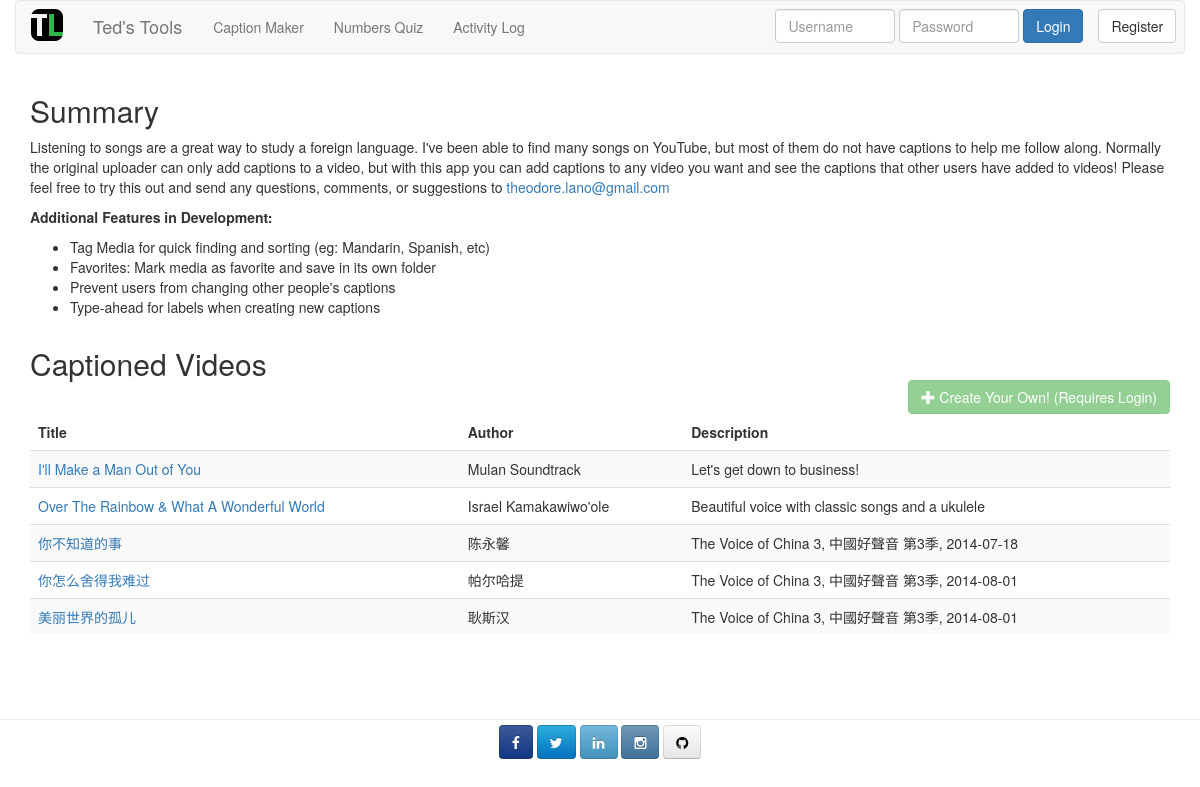
Screenshot of /caption_maker/media_list with the database file from the repository.
### caption_maker/models.py (models this page shows, shortened)
class Media(models.Model):
    media_type = models.CharField(max_length = 8)
    reference_id = models.CharField(max_length = 32)
    title = models.CharField(max_length=255)
    author = models.CharField(null=True, max_length=32)
    description = models.TextField(null=True)
    start_time = models.DecimalField(null=True, max_digits=6, decimal_places=1)
    end_time = models.DecimalField(null=True, max_digits=6, decimal_places=1)
    is_active = models.BooleanField(default=True)
    created_at = models.DateTimeField(auto_now_add=True)
    created_by = models.ForeignKey(User)
    class Meta:
        ordering = ['title',]

### caption_maker/views.py (the view)
def media_list(request):
    media_list = Media.objects.all()
    if request.user.is_authenticated():
        favorite_media_ids = FavoriteMedia.objects.filter(user=request.user).values_list('media_id', flat=True)
    else:
        favorite_media_ids = []
    response = {
        'media_list': media_list,
        'favorite_media_ids': favorite_media_ids
    }
    return render(request, 'caption_maker/media_list.html', response)

### caption_maker/templates/caption_maker/media_list.html (shortened to what this page needs)
{% extends "base.html" %}
{% load static %}
{% load crispy_forms_tags %}
{% block css %}
<link rel="stylesheet" type="text/css" href="{% static 'caption_maker/css/media_list.css' %}">
{% endblock %}
{% block content %}
<h2>Summary</h2>
<p>
  Listening to songs are a great way to study a foreign language.  I've been able to find many songs on YouTube,
  but most of them do not have captions to help me follow along.  Normally the original uploader can only add
  captions to a video, but with this app you can add captions to any video you want and see the captions that
  other users have added to videos!  Please feel free to try this out and send any questions, comments, or
  suggestions to
  <a href="mailto:theodore.lano@gmail.com?Subject=Caption%20Maker%20Comment" target="_top">
    theodore.lano@gmail.com
  </a>
</p>
<p>
  <strong>Additional Features in Development:</strong><br/>
  <ul>
    <li>Tag Media for quick finding and sorting (eg: Mandarin, Spanish, etc)</li>
    <li>Favorites: Mark media as favorite and save in its own folder</li>
    <li>Prevent users from changing other people's captions</li>
    <li>Type-ahead for labels when creating new captions</li>
  </ul>
</p>
<br/>
<div class="media-list-header">
  <h2>Captioned Videos</h2>
  <br/>
  <a href="{% url 'caption_maker:create_new' %}" class="btn btn-success pull-right {% if not user.is_authenticated %}disabled{% endif %}">
      <span class="glyphicon glyphicon-plus" aria-hidden="true"></span> Create Your Own!
      {% if not user.is_authenticated %}
        (Requires Login)
      {% endif %}
  </a>
</div>
<table class="table table-striped">
  <thead>
    <tr>
      <td>Title</td>
      <td>Author</td>
      <td>Description</td>
    </tr>
  </thead>
  <tbody>
    {% for media in media_list %}
    <tr>
      <td>
        <a href="{% url 'caption_maker:media_detail' media_pk=media.pk %}">
          {{ media.title }}
        </a>
      </td>
      <td>
        {{ media.author }}
      </td>
      <td>
        {{ media.description }}
      </td>
    </tr>
    {% endfor %}
  </tbody>
</table>
{% endblock %}

### caption_maker/static/caption_maker/css/media_list.css (style rules this page uses)
.media-list-header h2, button { display: inline; }

### rows the page displays
Media: title "I'll Make a Man Out of You", author "Mulan Soundtrack", description "Let's get down to business!"
Media: title "Over The Rainbow & What A Wonderful World", author "Israel Kamakawiwo'ole", description "Beautiful voice with classic songs and a ukulele"
Media: title "你不知道的事", author "陈永馨", description "The Voice of China 3, 中國好聲音 第3季, 2014-07-18"
Media: title "你怎么舍得我难过", author "帕尔哈提", description "The Voice of China 3, 中國好聲音 第3季, 2014-08-01"
Media: title "美丽世界的孤儿", author "耿斯汉", description "The Voice of China 3, 中國好聲音 第3季, 2014-08-01"
